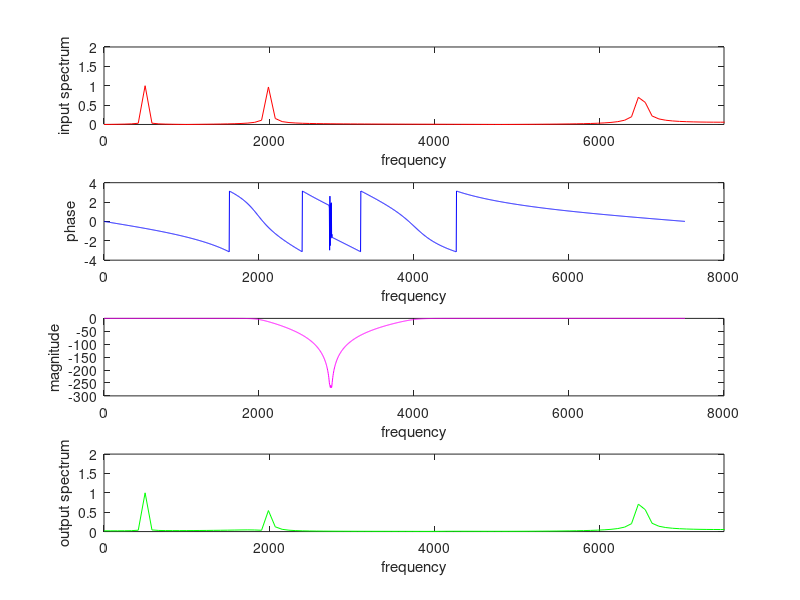

This chart was generated by the following MATLAB code:
clear ; close all;
M=31;
fs1=1000;fs2=6000;fp1=2000;fp2=4000;Fs=15000;
As=60;Ap=2;
ws=[2*fs1/Fs 2*fs2/Fs];
wp=[2*fp1/Fs 2*fp2/Fs];
[n,wn]=buttord(wp,ws,Ap,As);
[b,a]=butter(n,wn,"stop");
[H,f]=freqz(b,a,2048,Fs);
f1=500;f2=2000;f3=6500;Fs2=15000;
t=0:(1/Fs2):(6/min([f1 f2 f3 ]));
x=sin(2*pi*f1*t)+sin(2*pi*f2*t)+sin(2*pi*f3*t);
N=length(x);
X=abs(fft(x,N));
y=filter(b,a,x);
Ny=length(y);
Y=abs(fft(y,Ny));
fas=Fs2*(0:N-1)/N;
an=angle(H);
a=20*log10(abs(H/max(abs(H))));

subplot(411);
plot(fas,X/max(X),'r');
set(gca,'xlim',[0 Fs/2],'ylim',[0 2]);
xlabel('frequency');
ylabel('input spectrum');

subplot(414);
plot(fas,Y/max(Y),'g');
set(gca,'xlim',[0 Fs/2],'ylim',[0 2]);
xlabel('frequency');
ylabel('output spectrum');

subplot(412);
plot(f,an,'b');
xlabel('frequency');
ylabel('phase');

subplot(413);
plot(f,a,'m');
xlabel('frequency');
ylabel('magnitude');

